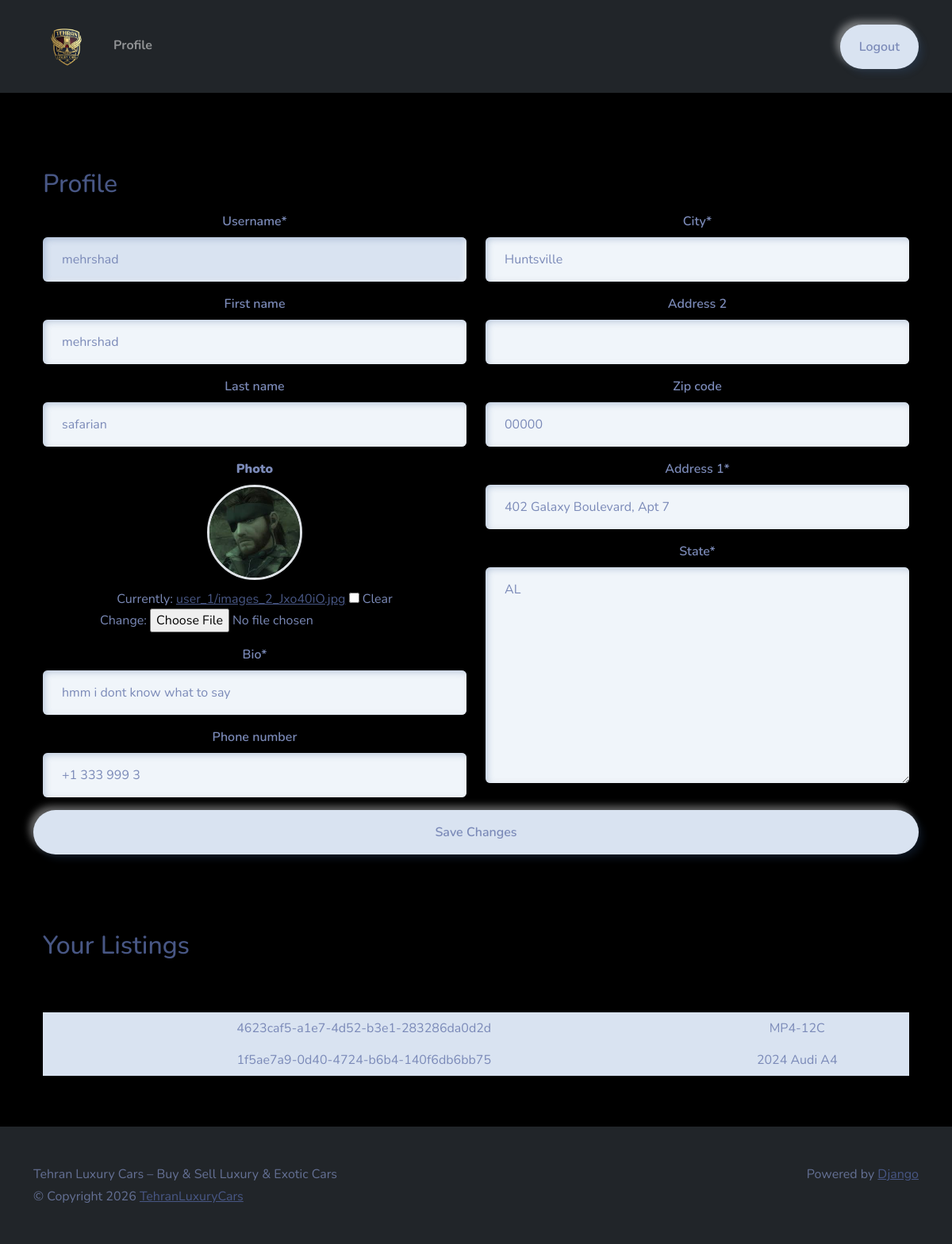
/profile/ (signed in), run on the app's committed database.
### Users/models.py (models this page shows, shortened)
class Profile(models.Model):
    user = models.OneToOneField(User, on_delete=models.CASCADE)
    photo = models.ImageField(upload_to=user_directory_path, null=True)
    bio = models.CharField(max_length=144, blank=True)
    phone_number = models.CharField(max_length=12, blank=True)
    location = models.OneToOneField(Location, on_delete=models.SET_NULL, null=True)

class Location(models.Model):
    Address_1 = models.CharField(max_length=128, blank=True)
    Address_2 = models.CharField(max_length=128, blank=True)
    City = models.CharField(max_length=64)
    State = USStateField(default="ny")
    Zip_Code = USZipCodeField(blank=True)

### main/models.py (models this page shows, shortened)
class Listing(models.Model):
    id = models.UUIDField(primary_key=True, default=uuid.uuid4, unique=True, editable=False)
    created_at = models.DateTimeField(auto_now_add=True)
    updated_at = models.DateTimeField(auto_now=True)
    seller = models.ForeignKey(Profile, on_delete=models.CASCADE)
    brand = models.CharField(max_length=24, choices=CARS_BRANDS, default=None)
    model = models.CharField(max_length=64,)
    vin = models.CharField(max_length=17,)
    milage = models.IntegerField(default=0)
    color = models.CharField(max_length=24,)
    description = models.TextField()
    engine = models.CharField(max_length=24,)
    transmission = models.CharField(max_length=24, choices=TRANSMISSION_OPTIONS, default=None)
    location = models.OneToOneField(Location, on_delete=models.SET_NULL, null=True)
    image = models.ImageField(upload_to=user_listing_path)

### Users/views.py (the view, shortened to what this page needs)
# urls.py: path('profile/', Profileview.as_view() , name='profile'),
@method_decorator(login_required, name='dispatch')
class Profileview(View):
    def get(self, request):
        user_listings = Listing.objects.filter(seller=request.user.profile)
        user_form = UserForm(instance=request.user)
        profile_form = ProfileForm(instance=request.user.profile)
        location_form = LocationForm(instance=request.user.profile.location)
        return render(request, 'views/profile.html', {'user_form': user_form,
                                                      'profile_form': profile_form,
                                                      'location_form': location_form,
                                                      'user_listings': user_listings, })

### Users/forms.py (shortened to what this page needs)
class UserForm(forms.ModelForm):
    username = forms.CharField(disabled=True)
    class Meta:
        model = User
        fields = ('username', 'first_name', 'last_name')

class ProfileForm(forms.ModelForm):
    photo = forms.ImageField(widget=CustomPictureImageFieldWidget, required=False)
    bio = forms.CharField(widget=forms.TextInput())
    def __init__(self, *args, **kwargs):
        super().__init__(*args, **kwargs)
        self.helper = FormHelper()
        self.helper.form_tag = False
        self.helper.layout = Layout('bio', 'phone_number')
    class Meta:
        model = Profile
        fields = ('photo', 'bio', 'phone_number')

### Users/widgets.py (called while the page is built)
    def render(self, name, value, attrs=None, **kwargs):
        default_html = super().render(name, value, attrs, **kwargs)
        img_html = ''
        if value and hasattr(value, 'url'):
            img_html = (
                f'<div style="display:flex; justify-content:center; margin-bottom:12px;">'
                f'<img src="{value.url}" '
                f'style="width:120px; height:120px; object-fit:cover; '
                f'border-radius:50%; border:3px solid #dee2e6;" />'
                f'</div>'
            )
        return mark_safe(f'{img_html}{default_html}')

### Users/templates/views/profile.html (shortened to what this page needs)
{% extends 'base/base.html' %}
{% load static %}
{% load crispy_forms_tags %}
{% block 'body' %}
<div class="container-fluid text-center py-5">
    <div class="container px-4 py-5" id="hanging-icons">
        <div class="row g-4">
            <div class="col d-flex align-items-start">
                <div>
                    <h2 class="mb-3 border-bottom">Profile</h2>
                </div>
            </div>
        </div>
        <form action="" method="post" enctype="multipart/form-data">
            <div class="row">
                <div class="col-6">
                    {{ user_form|crispy }}
                    <div class="mb-3 text-center">
                        <label class="form-label"><strong>Photo</strong></label><br>
                        {{ profile_form.photo }}
                    </div>
                    {% crispy profile_form %}
                </div>
                <div class="col-6">
                    {{ location_form|crispy }}
                </div>
                <br>
                <button type="submit" class="btn btn-primary">Save Changes</button>
            </div>
        </form>
    </div>
    <div class="container px-4">
        <div class="row g-4 py-5">
            <div class="col d-flex align-items-start">
                <div>
                    <h2 class="mb-3 border-bottom">Your Listings</h2>
                </div>
            </div>
        </div>
        <table class="table table-hover">
            <tbody>
                {% for listing in user_listings %}
                <tr>
                    <td>{{ listing.id }}</td>
                    <td>{{ listing.model }}</td>
                </tr>
                {% endfor %}
            </tbody>
        </table>
    </div>
</div>
{% endblock %}

### main/static/css/style.css (style rules this page uses)
html, body { height: 100%; margin: 0; padding: 0; overflow-x: hidden; }
body { background-color: #000; margin: 0 !important; padding: 0 !important; }

### data on the page
Profile: bio "hmm i dont know what to say", phone_number "+1 333 999 3"
Location: City "Huntsville", Zip_Code "00000", Address_1 "402 Galaxy Boulevard, Apt 7", State "AL"
Listing: id "4623caf5-a1e7-4d52-b3e1-283286da0d2d", model "MP4-12C"
Listing: id "1f5ae7a9-0d40-4724-b6b4-140f6db6bb75", model "2024 Audi A4"
